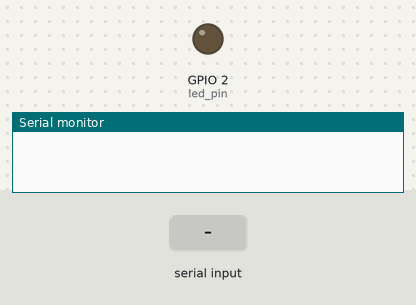
This sketch was run on a simulated ESP32. Shown: output pins drawn as LEDs (lit = HIGH), the last lines printed to the serial monitor. Inputs (shaded band) come from the test bench.

Above: at 2.2 s.
2.3 s: "5\n" received over Serial
At 4.2 s:
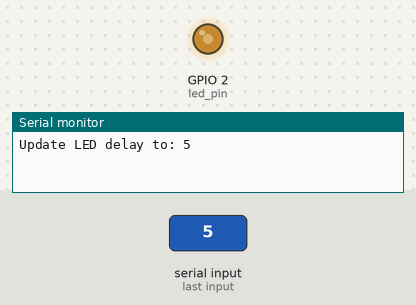
4.5 s: "xD\n" received over Serial
At 5.9 s:
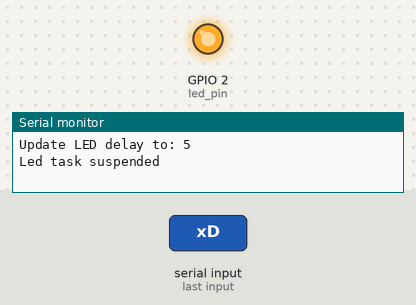
Timing chart, 0 to 7.5 s (numbered marks = the images above; inputs shaded):
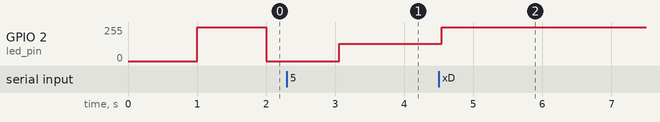

The sketch:

LED_example.ino
```cpp
#if CONFIG_FREERTOS_UNICORE
  static const BaseType_t app_cpu = 0;
#else
  static const BaseType_t app_cpu = 1;
#endif

static TaskHandle_t task_1 = NULL;
static TaskHandle_t task_2 = NULL;

static const uint8_t led_pin = 2;
uint16_t ledDelay = 1000;

void ledTask(void *parametr){
  while(1){
    digitalWrite(led_pin, HIGH);
    vTaskDelay(ledDelay /portTICK_PERIOD_MS);
    digitalWrite(led_pin, LOW);
    vTaskDelay(ledDelay /portTICK_PERIOD_MS);
  }

}

void serialTask(void *parameter){
  String serialRead = "";
  uint16_t userDelay = 0;

  while(1){
    if(Serial.available()){
      serialRead = Serial.readStringUntil('\n');

      if((serialRead == "xD") && eTaskGetState(task_1) != eSuspended){
        Serial.println("Led task suspended");
        vTaskSuspend(task_1);
      }else if(serialRead == "xD"){
        Serial.println("Led task resumed");
        vTaskResume(task_1);
      }else if(serialRead != ""){
        userDelay = serialRead.toInt();
        Serial.print("Update LED delay to: ");
        Serial.println(userDelay);
        ledDelay = userDelay;
      }

      serialRead = "";
    }

    vTaskDelay(100 / portTICK_PERIOD_MS);
  }
}


void setup() {
  pinMode(led_pin, OUTPUT);
  Serial.begin(115200);

  vTaskDelay(1000 / portTICK_PERIOD_MS);
  xTaskCreatePinnedToCore(ledTask, "ledTask", 1024, NULL, 1, &task_1, app_cpu);
  xTaskCreatePinnedToCore(serialTask, "serialTask", 1024, NULL, 2, &task_2, app_cpu);

}

void loop() {
  // put your main code here, to run repeatedly:

}
```

Measured:
- after the input at 4.5 s, GPIO 2 (led_pin): 128/255 → 255/255 at once
